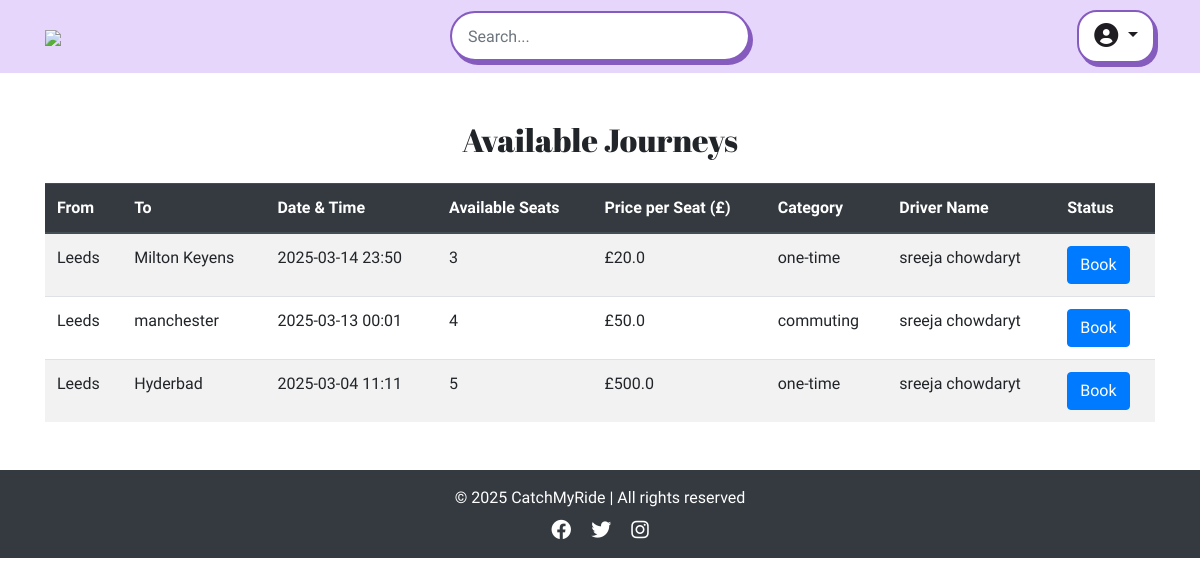
The page /view_journeys on the database its author committed.
### app/models.py (models this page shows)
class view_ride(db.Model):
    id = db.Column(db.Integer, primary_key=True)
    driver_id = db.Column(db.Integer, db.ForeignKey('user.id'), nullable=False)
    driver_name = db.Column(db.String(100), nullable=False)  # Add this line
    from_location = db.Column(db.String(100), nullable=False)
    to_location = db.Column(db.String(100), nullable=False)
    date_time = db.Column(db.DateTime, nullable=False)
    available_seats = db.Column(db.Integer, nullable=False)
    price_per_seat = db.Column(db.Float, nullable=False)
    category = db.Column(db.String(50), nullable=False)  # Ensure this line exists
    driver = db.relationship('User', backref='rides')

### app/views.py (the view)
@app.route('/view_journeys')
def view_journeys():
    journeys = view_ride.query.all()  # Fetch all available journeys
    return render_template('view_journeys.html', journeys=journeys, user=current_user)

### app/views.py (called while the page is built)
@app.context_processor
def inject_user():
    return dict(user=current_user)

### app/templates/view_journeys.html (shortened to what this page needs)
{% extends "base.html" %}
{% block content %}
<div class="container my-5">
    <h2 class="text-center">Available Journeys</h2>
    {% if journeys %}
        <table class="table table-striped mt-4">
            <thead class="thead-dark">
                <tr>
                    <th>From</th>
                    <th>To</th>
                    <th>Date & Time</th>
                    <th>Available Seats</th>
                    <th>Price per Seat (£)</th>
                    <th>Category</th>
                    <th>Driver Name</th>
                    <th>Status</th>
                </tr>
            </thead>
            <tbody>
                {% for journey in journeys %}
                <tr>
                    <td>{{ journey.from_location }}</td>
                    <td>{{ journey.to_location }}</td>
                    <td>{{ journey.date_time.strftime('%Y-%m-%d %H:%M') }}</td>
                    <td>{{ journey.available_seats }}</td>
                    <td>£{{ journey.price_per_seat }}</td>
                    <td>{{ journey.category }}</td>
                    <td>{{ journey.driver_name }}</td>
                    <td>
                        {% set booked = journey.id in user.booked_rides %}
                        {% if booked %}
                            {% if journey.category == 'commuting' %}
                                <form action="{{ url_for('book_journey', ride_id=journey.id) }}" method="get">
                                    <button type="submit" class="btn btn-warning">Rebook</button>
                                </form>
                            {% else %}
                                <button class="btn btn-secondary" disabled>Booked</button>
                            {% endif %}
                        {% else %}
                            <form action="{{ url_for('book_journey', ride_id=journey.id) }}" method="get">
                                <button type="submit" class="btn btn-primary">Book</button>
                            </form>
                        {% endif %}
                    </td>
                </tr>
                {% endfor %}
            </tbody>
        </table>
    {% else %}
        <p class="text-center mt-4">No journeys available at the moment.</p>
    {% endif %}
</div>
{% endblock %}

### app/static/style.css (style rules this page uses)
body { margin: 0; background-color: #fff; font-family: "Oxanium", serif; font-weight: 300; }
h2 { font-family: 'Abril Fatface', serif; }

### rows shown on the page
view_ride: from_location "Leeds", to_location "Milton Keyens", date_time "2025-03-14 23:50", available_seats "3", price_per_seat "20.0", category "one-time", driver_name "sreeja chowdaryt"
view_ride: from_location "Leeds", to_location "manchester", date_time "2025-03-13 00:01", available_seats "4", price_per_seat "50.0", category "commuting", driver_name "sreeja chowdaryt"
view_ride: from_location "Leeds", to_location "Hyderbad", date_time "2025-03-04 11:11", available_seats "5", price_per_seat "500.0", category "one-time", driver_name "sreeja chowdaryt"
